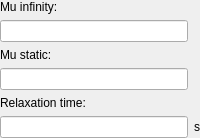
                <widget class="QWidget" name="page_Debye1_2">
                 <layout class="QGridLayout" name="gridLayout_18">
                  <property name="leftMargin">
                   <number>0</number>
                  </property>
                  <property name="topMargin">
                   <number>0</number>
                  </property>
                  <property name="rightMargin">
                   <number>0</number>
                  </property>
                  <property name="bottomMargin">
                   <number>0</number>
                  </property>
                  <property name="spacing">
                   <number>6</number>
                  </property>
                  <item row="5" column="1">
                   <widget class="QLabel" name="label_72">
                    <property name="text">
                     <string>s</string>
                    </property>
                   </widget>
                  </item>
                  <item row="0" column="0">
                   <widget class="QLabel" name="label_73">
                    <property name="text">
                     <string>Mu infinity:</string>
                    </property>
                   </widget>
                  </item>
                  <item row="2" column="0">
                   <widget class="QLabel" name="label_71">
                    <property name="text">
                     <string>Mu static:</string>
                    </property>
                   </widget>
                  </item>
                  <item row="1" column="0">
                   <widget class="QLineEdit" name="lineEdit_MaMuInfinity"/>
                  </item>
                  <item row="3" column="0">
                   <widget class="QLineEdit" name="lineEdit_MaMuStatic1"/>
                  </item>
                  <item row="4" column="0">
                   <widget class="QLabel" name="label_74">
                    <property name="text">
                     <string>Relaxation time:</string>
                    </property>
                   </widget>
                  </item>
                  <item row="5" column="0">
                   <widget class="QLineEdit" name="lineEdit_MaRelaxationTime1"/>
                  </item>
                 </layout>
                </widget>
